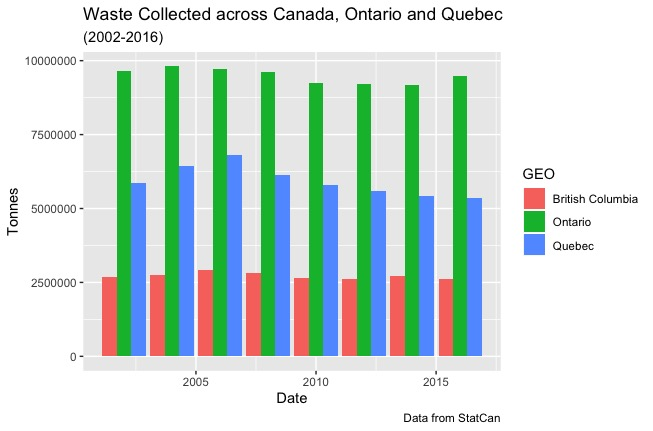

Here is the R script that generated this plot:
#Import my data
waste <- read.csv(file="Waste_StatsCan.csv")
View(waste)
names(waste)

library(dplyr)
newwaste <- select(waste, REF_DATE, GEO, Sources.of.waste.for.disposal, VALUE) %>%
  filter(GEO=="British Columbia" | GEO=="Ontario" | GEO=="Quebec") %>%
  filter(Sources.of.waste.for.disposal=="All sources of waste for disposal")
View(newwaste)

options(scipen = 999)

library(ggplot2)
ggplot(newwaste, aes(fill=GEO, y=VALUE, x=REF_DATE))+
  geom_bar(position="dodge", stat="identity")+
  xlab('Date')+
  ylab('Tonnes')+
  labs(title = "Waste Collected across Canada, Ontario and Quebec",
       subtitle = "(2002-2016)",
       caption = "Data from StatCan",
       colour = "Location")
